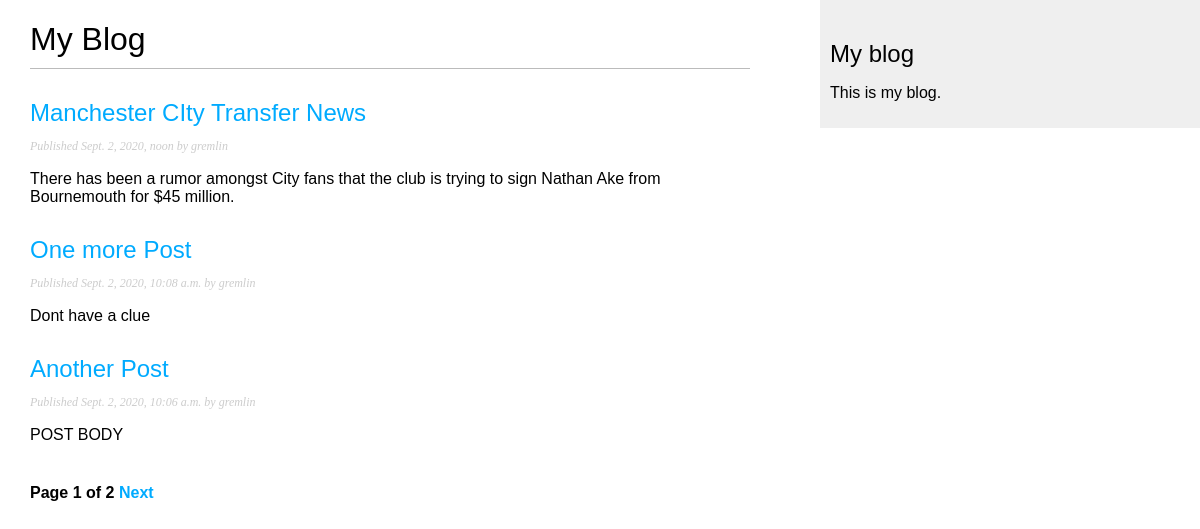
Page /vlog/ on the committed database.
### vlog/models.py (models this page shows, shortened)
class Post(models.Model):
    STATUS_CHOICES = (
        ('draft','Draft'),
        ('published','Published'),
    )
    title = models.CharField(max_length=250)
    slug = models.SlugField(max_length=250, unique_for_date='publish')
    author = models.ForeignKey(User, on_delete=models.CASCADE,related_name='blog_posts')
    body =  models.TextField()
    publish = models.DateTimeField(default=timezone.now)
    created = models.DateTimeField(auto_now_add=True)
    updated = models.DateTimeField(auto_now=True)
    status = models.CharField(max_length=10, choices=STATUS_CHOICES, default='draft')
    objects = models.Manager()#default Manager
    published = PublishedManager() #custom Manager
    def get_absolute_url(self):
        return reverse('vlog:post_detail', args =(self.publish.year,self.publish.month,self.publish.day,self.slug))
    class Meta:
        ordering = ('-publish',)

### vlog/views.py (the view)
# urls.py: path('',views.post_list,name='post_list'),
def post_list(request):
    object_list = Post.published.all()
    paginator = Paginator(object_list, 3) #display 3 posts
    page = request.GET.get('page')
    try:
        posts = paginator.page(page)
    except PageNotAnInteger:
        posts = paginator.page(1)  # if page is not an integer display first Page
    except EmptyPage:
        posts = paginator.page(paginator.num_pages)
    return render(request,'vlog/post/list.html', {'page':page,'posts':posts })

### vlog/models.py (called while the page is built)
    def get_queryset(self):
        return super(PublishedManager,self).get_queryset()\
        .filter(status='published')

### vlog/templates/vlog/post/list.html (shortened to what this page needs)
{% extends "vlog/base.html" %}
{%block content%}
  <h1>My Blog</h1>
  {% for post in posts %}
    <h2>
      <a href="{{ post.get_absolute_url }}">{{ post.title }}</a>
    </h2>
    <p class="date">Published {{ post.publish }} by {{ post.author }}</p>
    {{ post.body|truncatewords:30|linebreaks }}
  {% endfor %}
  {% include "pagination.html" with page=posts %}
{% endblock %}

### vlog/templates/vlog/base.html (shortened to what this page needs)
{% load static %}
<!DOCTYPE html>
<html>
<head>
  <link href="{% static "css/blog.css" %}" rel="stylesheet">
</head>
<body>
  <div id="content">
  {% block content %}
  {% endblock %}
  </div>
  <div id="sidebar">
  <h2>My blog</h2>
  <p>This is my blog.</p>
  </div>
</body>
</html>

### vlog/templates/pagination.html (shortened to what this page needs)
<div class="pagination">
  <span class="step-links">
    <span class="current">Page {{ page.number }} of {{ page.paginator.num_pages }}</span>
    {% if page.has_next %}
      <a href="?page={{ page.next_page_number }}">Next</a>
    {% endif%}
  </span>
</div>

### vlog/static/css/blog.css (style rules this page uses)
body { margin:0; padding:0; font-family:helvetica, sans-serif; }
a { color:#00abff; text-decoration:none; }
h1 { font-weight:normal; border-bottom:1px solid #bbb; padding:0 0 10px 0; }
h2 { font-weight:normal; margin:30px 0 0; }
#content { float:left; width:60%; padding:0 0 0 30px; }
#sidebar { float:right; width:30%; padding:10px; background:#efefef; height:100%; }
p.date { color:#ccc; font-family: georgia, serif; font-size: 12px; font-style: italic; }
.pagination { margin:40px 0; font-weight:bold; }

### rows in the picture
Post: title "Manchester CIty Transfer News", publish "Sept. 2, 2020, noon", author "gremlin", body "There has been a rumor amongst City fans that the club is trying to sign Nathan Ake from Bournemouth for $45 million."
Post: title "One more Post", publish "Sept. 2, 2020, 10:08 a.m.", author "gremlin", body "Dont have a clue"
Post: title "Another Post", publish "Sept. 2, 2020, 10:06 a.m.", author "gremlin", body "POST BODY"

### other values in the picture
{{ page.number }} "1"
{{ page.paginator.num_pages }} "2"
